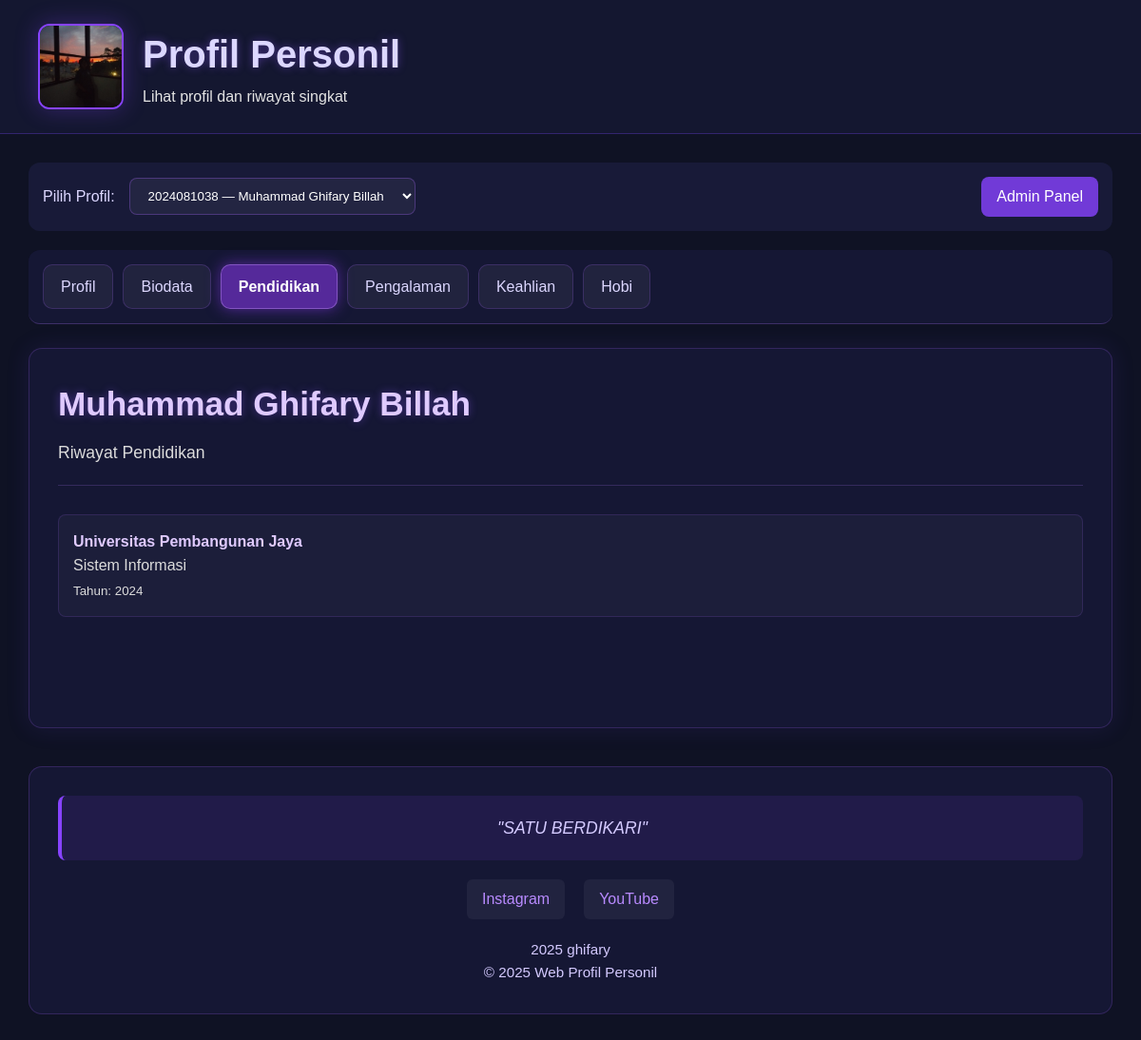
The app's page /?uid=6&tab=pendidikan with its own data.
### tables this page shows
CREATE TABLE `users` (
  `id` int(11) NOT NULL,
  `nim` varchar(50) NOT NULL,
  `nama` varchar(200) NOT NULL,
  `foto` varchar(255) DEFAULT NULL,
  `created_at` timestamp NOT NULL DEFAULT current_timestamp()
);

CREATE TABLE `pendidikan` (
  `id` int(11) NOT NULL,
  `nim` varchar(50) NOT NULL,
  `institusi` varchar(255) DEFAULT NULL,
  `jurusan` varchar(255) DEFAULT NULL,
  `tahun` varchar(10) DEFAULT NULL,
  `created_at` timestamp NOT NULL DEFAULT current_timestamp()
);

CREATE TABLE `footer` (
  `id` int(11) NOT NULL,
  `nim` varchar(50) NOT NULL,
  `instagram` varchar(255) DEFAULT NULL,
  `youtube` varchar(255) DEFAULT NULL,
  `copyright_text` varchar(255) DEFAULT NULL,
  `quotes` text DEFAULT NULL,
  `created_at` timestamp NOT NULL DEFAULT current_timestamp()
);

### index.php (the view, shortened to what this page needs)
<?php
require 'koneksi.php';
$res = $mysqli->query("SELECT id, nim, nama, foto FROM users ORDER BY nama");
$users = $res->fetch_all(MYSQLI_ASSOC);
$uid = isset($_GET['uid']) ? (int)$_GET['uid'] : null;
$tab = isset($_GET['tab']) ? $_GET['tab'] : 'profile';
$allowedTabs = ['profile', 'biodata', 'pendidikan', 'pengalaman', 'keahlian', 'hobi'];
function esc($s){ return htmlspecialchars($s); }
$profile = null;
if ($uid) {
    $stmt = $mysqli->prepare("SELECT * FROM users WHERE id = ?");
    $stmt->bind_param('i',$uid);
    $stmt->execute();
    $profile = $stmt->get_result()->fetch_assoc();
    $biodata = [];
    $stmt = $mysqli->prepare("SELECT * FROM biodata WHERE nim = ? ORDER BY created_at DESC");
    $stmt->bind_param('s', $profile['nim']);
    $stmt->execute();
    $biodata = $stmt->get_result()->fetch_all(MYSQLI_ASSOC);
    $pendidikan = [];
    $stmt = $mysqli->prepare("SELECT * FROM pendidikan WHERE nim = ? ORDER BY tahun DESC");
    $stmt->bind_param('s', $profile['nim']);
    $stmt->execute();
    $pendidikan = $stmt->get_result()->fetch_all(MYSQLI_ASSOC);
    $pengalaman = [];
    $stmt = $mysqli->prepare("SELECT * FROM pengalaman WHERE nim = ? ORDER BY created_at DESC");
    $stmt->bind_param('s', $profile['nim']);
    $stmt->execute();
    $pengalaman = $stmt->get_result()->fetch_all(MYSQLI_ASSOC);
    $keahlian = [];
    $stmt = $mysqli->prepare("SELECT * FROM keahlian WHERE nim = ? ORDER BY created_at DESC");
    $stmt->bind_param('s', $profile['nim']);
    $stmt->execute();
    $keahlian = $stmt->get_result()->fetch_all(MYSQLI_ASSOC);
    $hobi = [];
    $stmt = $mysqli->prepare("SELECT * FROM hobi WHERE nim = ? ORDER BY created_at DESC");
    $stmt->bind_param('s', $profile['nim']);
    $stmt->execute();
    $hobi = $stmt->get_result()->fetch_all(MYSQLI_ASSOC);
    $footer = null;
    $stmt = $mysqli->prepare("SELECT * FROM footer WHERE nim = ? ORDER BY created_at DESC LIMIT 1");
    $stmt->bind_param('s', $profile['nim']);
    $stmt->execute();
    $footer = $stmt->get_result()->fetch_assoc();
}
?>
<!doctype html>
<html lang="id">
<head>
  <link rel="stylesheet" href="style.css" />
</head>
<body>
<header class="site-header">
  <div class="header-inner">
    <?php if ($profile && !empty($profile['foto']) && file_exists(__DIR__.'/uploads/'.$profile['foto'])): ?>
      <img src="<?php echo 'uploads/'.esc($profile['foto']); ?>" alt="Foto Profil" class="WIN2025">
    <?php else: ?>
      <img src="fallback-profile.png" alt="Foto Profil" class="WIN2025">
    <?php endif; ?>
    <div>
      <h1 class="site-title">Profil Personil</h1>
      <p class="site-sub">Lihat profil dan riwayat singkat</p>
    </div>
  </div>
</header>
<div class="main-content">
  <div class="user-selector">
    <label for="uid">Pilih Profil:</label>
    <select name="uid" id="uid" onchange="window.location.href='?uid='+this.value+'&tab=<?php echo $tab; ?>'">
      <?php foreach($users as $u): ?>
        <option value="<?php echo $u['id']; ?>" <?php echo ($u['id']==$uid)?'selected':''; ?>>
          <?php echo esc($u['nim'].' — '.$u['nama']); ?>
        </option>
      <?php endforeach; ?>
    </select>
    <a href="admin_personil.php" style="margin-left:auto;padding:8px 16px;background:rgba(135, 67, 255, 0.8);color:white;border-radius:8px;text-decoration:none;">Admin Panel</a>
  </div>
  <div class="tab-nav-frontend">
    <?php foreach($allowedTabs as $t): ?>
      <a href="?uid=<?php echo $uid; ?>&tab=<?php echo $t; ?>" class="<?php echo ($t===$tab)?'active':''; ?>">
        <?php
          $tabNames = [
            'profile' => 'Profil',
            'biodata' => 'Biodata',
            'pendidikan' => 'Pendidikan',
            'pengalaman' => 'Pengalaman',
            'keahlian' => 'Keahlian',
            'hobi' => 'Hobi'
          ];
          echo $tabNames[$t];
        ?>
      </a>
    <?php endforeach; ?>
  </div>
  <div class="tab-content">
    <?php if (!$profile): ?>
      <div class="no-data">
        <h2>Tidak ada profil</h2>
        <p>Silakan tambahkan user di panel admin.</p>
      </div>
    <?php else: ?>
      <?php if ($tab === 'profile'): ?>
        <div class="profile-header">
          <?php if ($profile && !empty($profile['foto']) && file_exists(__DIR__.'/uploads/'.$profile['foto'])): ?>
            <img src="<?php echo 'uploads/'.esc($profile['foto']); ?>" alt="Foto Profil" class="profile-photo-large">
          <?php else: ?>
            <img src="fallback-profile.png" alt="Foto Profil" class="profile-photo-large">
          <?php endif; ?>
          <div class="profile-info">
            <h2><?php echo esc($profile['nama']); ?></h2>
            <p><strong>NIM:</strong> <?php echo esc($profile['nim']); ?></p>
          </div>
        </div>
        <div class="content-card">
          <h4>Ringkasan Profil</h4>
          <p>Selamat datang di halaman profil <?php echo esc($profile['nama']); ?>. Gunakan tab di atas untuk melihat detail informasi.</p>
          <div style="display: grid; grid-template-columns: repeat(auto-fit, minmax(250px, 1fr)); gap: 20px; margin-top: 20px;">
            <div>
              <h5 style="color: #dfcaff; margin-bottom: 10px;">Statistik</h5>
              <ul style="color: #dcdcdc;">
                <li>Biodata: <?php echo count($biodata); ?> Bio</li>
                <li>Pendidikan: <?php echo count($pendidikan); ?> jenjang</li>
                <li>Pengalaman: <?php echo count($pengalaman); ?> pengalaman</li>
                <li>Keahlian: <?php echo count($keahlian); ?> keahlian</li>
              </ul>
            </div>
            <div>
              <h5 style="color: #dfcaff; margin-bottom: 10px;">Hobi</h5>
              <div class="hobbies-list">
                <?php if (!empty($hobi)): ?>
                  <?php
                  $allHobbies = [];
                  foreach($hobi as $h) {
                    $items = preg_split('/[;|,]+/', $h['hobi']);
                    foreach($items as $it) {
                      if(trim($it) != '') {
                        $allHobbies[] = trim($it);
                      }
                    }
                  }
                  $allHobbies = array_unique($allHobbies);
                  foreach(array_slice($allHobbies, 0, 5) as $hobby): ?>
                    <span class="hobby-tag"><?php echo esc($hobby); ?></span>
                  <?php endforeach; ?>
                  <?php if(count($allHobbies) > 5): ?>
                    <span class="hobby-tag">+<?php echo count($allHobbies)-5; ?> lainnya</span>
                  <?php endif; ?>
                <?php else: ?>
                  <span style="color: #9ca3af;">Belum ada hobi</span>
                <?php endif; ?>
              </div>
            </div>
          </div>
        </div>
      <?php elseif ($tab === 'pendidikan'): ?>
        <div class="profile-header">
          <div class="profile-info">
            <h2><?php echo esc($profile['nama']); ?></h2>
            <p>Riwayat Pendidikan</p>
          </div>
        </div>
        <?php if (!empty($pendidikan)): ?>
          <ul class="list-simple">
            <?php foreach($pendidikan as $p): ?>
              <li>
                <strong><?php echo esc($p['institusi']); ?></strong><br>
                <span><?php echo esc($p['jurusan']); ?></span><br>
                <small>Tahun: <?php echo esc($p['tahun']); ?></small>
              </li>
            <?php endforeach; ?>
          </ul>
        <?php else: ?>
          <div class="no-data">
            <p>Belum ada data pendidikan untuk <?php echo esc($profile['nama']); ?></p>
          </div>
        <?php endif; ?>
      <?php endif; ?>
    <?php endif; ?>
  </div>
  <?php if ($footer): ?>
    <div class="main-footer-content">
      <?php if (!empty($footer['quotes'])): ?>
        <div class="footer-quote">
          "<?php echo esc($footer['quotes']); ?>"
        </div>
      <?php endif; ?>
      <div class="footer-links">
        <?php if (!empty($footer['instagram'])): ?>
          <a href="<?php echo esc($footer['instagram']); ?>" target="_blank">Instagram</a>
        <?php endif; ?>
        <?php if (!empty($footer['youtube'])): ?>
          <a href="<?php echo esc($footer['youtube']); ?>" target="_blank">YouTube</a>
        <?php endif; ?>
      </div>
      <div class="footer-copyright">
        <p><?php echo esc($footer['copyright_text']); ?></p>
        <p>© <?php echo date('Y'); ?> Web Profil Personil</p>
      </div>
    </div>
  <?php endif; ?>
</div>
</body>
</html>

### style.css (style rules this page uses)
* { margin: 0; padding: 0; box-sizing: border-box; }
body { font-family: "Poppins", sans-serif; background: #0f1224; color: #e4e4e4; line-height: 1.6; }
.site-header { width: 100%; background: rgba(22, 25, 50, 0.9); padding: 25px 40px; border-bottom: 1px solid rgba(120, 70, 255, 0.3); backdrop-filter: blur(10px); }
.header-inner { display: flex; align-items: center; gap: 20px; }
.WIN2025 { width: 90px; height: 90px; border-radius: 12px; object-fit: cover; border: 2px solid #8743ff; box-shadow: 0 0 25px rgba(135, 67, 255, 0.3); }
.site-title { font-size: 2.5rem; font-weight: 700; color: #dcd7ff; text-shadow: 0 0 10px rgba(140, 87, 255, 0.4); }

### index.php (style rules this page uses)
.main-content { max-width: 1400px; margin: 30px auto; padding: 0 30px; }
.tab-nav-frontend { display: flex; gap: 10px; flex-wrap: wrap; margin-bottom: 25px; padding-bottom: 15px; border-bottom: 1px solid rgba(180, 120, 255, 0.25); background: rgba(25, 27, 60, 0.7); padding: 15px; border-radius: 12px; backdrop-filter: blur(10px); }
.tab-nav-frontend a { padding: 10px 18px; border-radius: 10px; text-decoration: none; background: rgba(255, 255, 255, 0.05); color: #dcd7ff; border: 1px solid rgba(170, 100, 255, 0.2); transition: all 0.3s ease; font-weight: 500; }
.tab-nav-frontend a.active { background: rgba(150, 60, 255, 0.5); color: #fff; font-weight: 600; box-shadow: 0 0 15px rgba(150, 60, 255, 0.5); border: 1px solid rgba(200, 150, 255, 0.4); }
.user-selector { display: flex; align-items: center; gap: 15px; margin-bottom: 20px; padding: 15px; background: rgba(30, 32, 70, 0.6); border-radius: 12px; }
.user-selector label { color: #dcd7ff; font-weight: 500; }
.user-selector select { padding: 10px 15px; background: rgba(255, 255, 255, 0.05); border: 1px solid rgba(170, 100, 255, 0.3); border-radius: 8px; color: #fff; font-family: "Poppins", sans-serif; min-width: 250px; }
.tab-content { background: rgba(25, 27, 60, 0.7); padding: 30px; border-radius: 14px; border: 1px solid rgba(170, 100, 255, 0.2); box-shadow: 0 0 25px rgba(90, 60, 200, 0.15); backdrop-filter: blur(12px); min-height: 400px; }
.profile-header { display: flex; align-items: center; gap: 25px; margin-bottom: 30px; padding-bottom: 20px; border-bottom: 1px solid rgba(180, 120, 255, 0.2); }
.profile-info h2 { color: #dfcaff; font-size: 2.2rem; margin-bottom: 8px; text-shadow: 0 0 10px rgba(140, 87, 255, 0.4); }
.profile-info p { color: #dcdcdc; font-size: 1.1rem; }
.list-simple { list-style: none; padding: 0; }
.list-simple li { background: rgba(255, 255, 255, 0.03); padding: 15px; margin-bottom: 12px; border-radius: 8px; border: 1px solid rgba(170, 100, 255, 0.15); color: #dcdcdc; font-size: 1rem; }
.list-simple li strong { color: #dfcaff; font-weight: 600; }
.main-footer-content { margin-top: 40px; background: rgba(25, 27, 60, 0.7); border-radius: 14px; border: 1px solid rgba(170, 100, 255, 0.2); padding: 30px; backdrop-filter: blur(12px); text-align: center; }
.footer-quote { font-style: italic; color: #d4caff; margin-bottom: 20px; padding: 20px; border-left: 4px solid #8743ff; background: rgba(135, 67, 255, 0.1); border-radius: 8px; font-size: 1.1rem; }
.footer-links { display: flex; justify-content: center; gap: 20px; margin-bottom: 20px; }
.footer-links a { color: #b98bff; text-decoration: none; padding: 8px 16px; border-radius: 6px; background: rgba(255, 255, 255, 0.05); transition: all 0.3s; }
.footer-copyright { color: #d4caff; font-size: 0.95rem; }

### records on screen
users: foto (picture), nama "Muhammad Ghifary Billah"
pendidikan: institusi "Universitas Pembangunan Jaya", jurusan "Sistem Informasi", tahun "2024"
footer: quotes "SATU BERDIKARI", copyright_text "2025 ghifary"

### other values on screen
$tabNames[$t] "Profil"
$tabNames[$t] "Biodata"
$tabNames[$t] "Pendidikan"
$tabNames[$t] "Pengalaman"
$tabNames[$t] "Keahlian"
$tabNames[$t] "Hobi"
form field uid "2024081038 — Muhammad Ghifary Billah"
